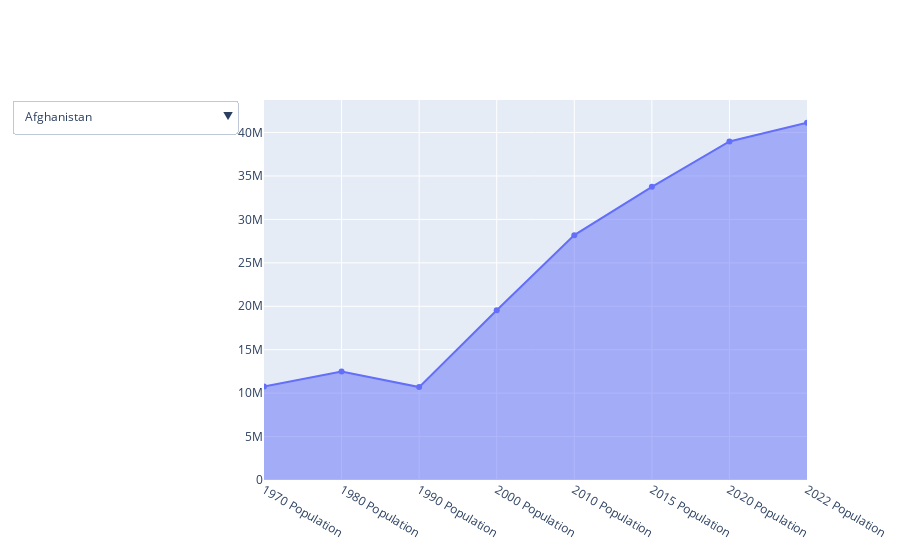

The cell this chart's notebook holds for it:
### Code cell
#Chart 2: Evolution of population for a selected state

fig = go.Figure()

# set up ONE trace
fig.add_trace(go.Scatter(x=df_population.columns[1:],
                         y=df_population[df_population.Country=='Afghanistan'][df_population.columns[1:]].iloc[0],
                         fill='tozeroy',
                         visible=True)
             )


updatemenu = []
buttons = []

# button with one option for each dataframe
for country in df_population.Country:
    buttons.append(dict(method='restyle',
                        label=country,
                        visible=True,
                        args=[{'y': [df_population[df_population.Country==country][df_population.columns[1:]].iloc[0]],
                               'x': [df_population.columns[1:]],
                               'type':'line',
                               'fill' : 'tozeroy'}, [0]],
                        )
                  )

# some adjustments to the updatemenus
updatemenu = []
your_menu = dict()
updatemenu.append(your_menu)

updatemenu[0]['buttons'] = buttons
updatemenu[0]['direction'] = 'down'
updatemenu[0]['showactive'] = True

# add dropdown menus to the figure
fig.update_layout(showlegend=False, updatemenus=updatemenu)

fig.show()
